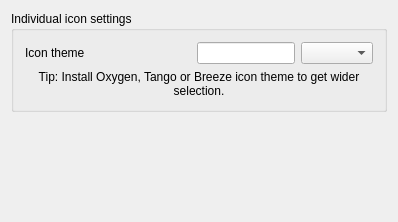
<?xml version="1.0" encoding="UTF-8"?>
<ui version="4.0">
 <class>KSettingsIconsDecl</class>
 <widget class="QWidget" name="KSettingsIconsDecl">
  <property name="geometry">
   <rect>
    <x>0</x>
    <y>0</y>
    <width>398</width>
    <height>222</height>
   </rect>
  </property>
  <property name="windowTitle">
   <string>Font settings</string>
  </property>
  <layout class="QVBoxLayout">
   <item>
    <widget class="QGroupBox" name="m_individualIconsFrame">
     <property name="title">
      <string>Individual icon settings</string>
     </property>
     <layout class="QGridLayout">
      <item row="0" column="3">
       <widget class="QComboBox" name="m_IconsTheme">
        <property name="sizePolicy">
         <sizepolicy hsizetype="Preferred" vsizetype="Preferred">
          <horstretch>0</horstretch>
          <verstretch>0</verstretch>
         </sizepolicy>
        </property>
       </widget>
      </item>
      <item row="0" column="1">
       <spacer name="spacer2">
        <property name="orientation">
         <enum>Qt::Horizontal</enum>
        </property>
        <property name="sizeType">
         <enum>QSizePolicy::Expanding</enum>
        </property>
        <property name="sizeHint" stdset="0">
         <size>
          <width>110</width>
          <height>20</height>
         </size>
        </property>
       </spacer>
      </item>
      <item row="0" column="0">
       <widget class="QLabel" name="textLabel1">
        <property name="text">
         <string>Icon theme</string>
        </property>
        <property name="wordWrap">
         <bool>false</bool>
        </property>
       </widget>
      </item>
      <item row="0" column="2">
       <widget class="QLineEdit" name="kcfg_IconsTheme">
        <property name="sizePolicy">
         <sizepolicy hsizetype="Preferred" vsizetype="Preferred">
          <horstretch>0</horstretch>
          <verstretch>0</verstretch>
         </sizepolicy>
        </property>
       </widget>
      </item>
      <item row="1" column="0" colspan="4">
       <widget class="QLabel" name="lblTip">
        <property name="text">
         <string>&lt;html&gt;&lt;head/&gt;&lt;body&gt;&lt;p align=&quot;center&quot;&gt;Tip: Install Oxygen, Tango or Breeze icon theme to get wider selection.&lt;/p&gt;&lt;/body&gt;&lt;/html&gt;</string>
        </property>
        <property name="wordWrap">
         <bool>true</bool>
        </property>
       </widget>
      </item>
     </layout>
    </widget>
   </item>
   <item>
    <spacer name="spacer1">
     <property name="orientation">
      <enum>Qt::Vertical</enum>
     </property>
     <property name="sizeType">
      <enum>QSizePolicy::Expanding</enum>
     </property>
     <property name="sizeHint" stdset="0">
      <size>
       <width>20</width>
       <height>30</height>
      </size>
     </property>
    </spacer>
   </item>
  </layout>
 </widget>
 <layoutdefault spacing="6" margin="11"/>
 <resources/>
 <connections/>
</ui>
